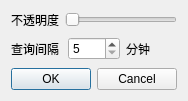
<?xml version="1.0" encoding="UTF-8"?>
<ui version="4.0">
 <class>Dialog</class>
 <widget class="QDialog" name="Dialog">
  <property name="windowModality">
   <enum>Qt::WindowModal</enum>
  </property>
  <property name="geometry">
   <rect>
    <x>0</x>
    <y>0</y>
    <width>174</width>
    <height>101</height>
   </rect>
  </property>
  <property name="windowTitle">
   <string>设置</string>
  </property>
  <property name="modal">
   <bool>true</bool>
  </property>
  <layout class="QVBoxLayout" name="verticalLayout">
   <item>
    <layout class="QHBoxLayout" name="horizontalLayout_2">
     <item>
      <widget class="QLabel" name="label">
       <property name="text">
        <string>不透明度</string>
       </property>
      </widget>
     </item>
     <item>
      <widget class="QSlider" name="opacity_slider">
       <property name="minimum">
        <number>2</number>
       </property>
       <property name="maximum">
        <number>10</number>
       </property>
       <property name="orientation">
        <enum>Qt::Horizontal</enum>
       </property>
      </widget>
     </item>
    </layout>
   </item>
   <item>
    <layout class="QHBoxLayout" name="horizontalLayout">
     <item>
      <widget class="QLabel" name="label_2">
       <property name="text">
        <string>查询间隔</string>
       </property>
      </widget>
     </item>
     <item>
      <widget class="QSpinBox" name="request_duration_spin">
       <property name="minimum">
        <number>5</number>
       </property>
       <property name="maximum">
        <number>60</number>
       </property>
       <property name="singleStep">
        <number>5</number>
       </property>
      </widget>
     </item>
     <item>
      <widget class="QLabel" name="label_3">
       <property name="text">
        <string>分钟</string>
       </property>
      </widget>
     </item>
    </layout>
   </item>
   <item>
    <widget class="QDialogButtonBox" name="buttonBox">
     <property name="orientation">
      <enum>Qt::Horizontal</enum>
     </property>
     <property name="standardButtons">
      <set>QDialogButtonBox::Cancel|QDialogButtonBox::Ok</set>
     </property>
    </widget>
   </item>
  </layout>
 </widget>
 <resources/>
 <connections>
  <connection>
   <sender>buttonBox</sender>
   <signal>accepted()</signal>
   <receiver>Dialog</receiver>
   <slot>accept()</slot>
   <hints>
    <hint type="sourcelabel">
     <x>164</x>
     <y>72</y>
    </hint>
    <hint type="destinationlabel">
     <x>157</x>
     <y>100</y>
    </hint>
   </hints>
  </connection>
  <connection>
   <sender>buttonBox</sender>
   <signal>rejected()</signal>
   <receiver>Dialog</receiver>
   <slot>reject()</slot>
   <hints>
    <hint type="sourcelabel">
     <x>164</x>
     <y>78</y>
    </hint>
    <hint type="destinationlabel">
     <x>173</x>
     <y>100</y>
    </hint>
   </hints>
  </connection>
  <connection>
   <sender>buttonBox</sender>
   <signal>accepted()</signal>
   <receiver>Dialog</receiver>
   <slot>save_config()</slot>
   <hints>
    <hint type="sourcelabel">
     <x>72</x>
     <y>78</y>
    </hint>
    <hint type="destinationlabel">
     <x>71</x>
     <y>327</y>
    </hint>
   </hints>
  </connection>
 </connections>
 <slots>
  <slot>save_config()</slot>
 </slots>
</ui>
